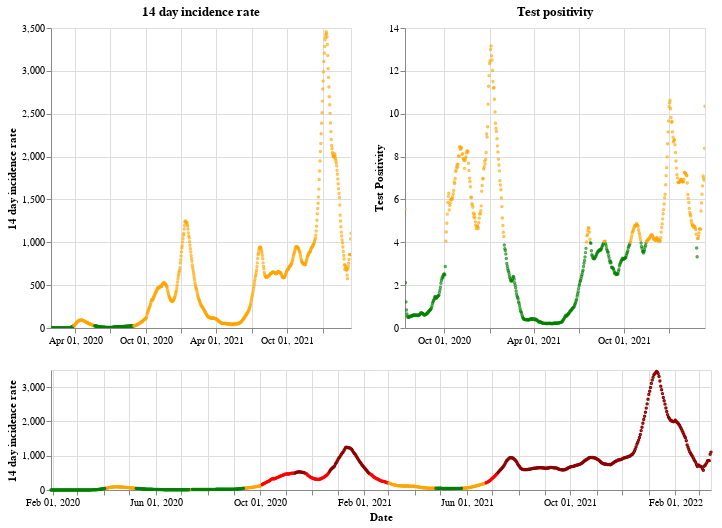

Write notebook code for a chart like this one.
### Markdown cell above
## England

### Code cell
plot_traffic_light('England')

### Figure 1 — Vega-Lite specification as saved in the notebook (floating-point values rounded to 4 significant figures; data arrays with more than 128 entries replaced by an {"elided": "..."} marker saying what was removed)
{"config": {"view": {"continuousWidth": 400, "continuousHeight": 300}}, "vconcat": [{"hconcat": [{"mark": {"type": "point", "size": 2}, "encoding": {"color": {"condition": {"value": "green", "test": "(datum.twoWeeklyCasesRate <= 25)"}, "value": "orange"}, "tooltip": [{"type": "nominal", "field": "areaName"}, {"type": "temporal", "field": "date"}, {"type": "quantitative", "field": "twoWeeklyCasesRate"}, {"type": "quantitative", "field": "testPositivity"}], "x": {"type": "temporal", "axis": {"title": ""}, "field": "date", "scale": {"domain": {"selection": "DateBrush"}}, "timeUnit": "yearmonthdate"}, "y": {"type": "quantitative", "axis": {"title": "14 day incidence rate"}, "field": "twoWeeklyCasesRate"}}, "title": "14 day incidence rate", "width": 300}, {"mark": {"type": "point", "size": 2}, "encoding": {"color": {"condition": {"value": "green", "test": "(datum.testPositivity <= 4)"}, "value": "orange"}, "tooltip": [{"type": "nominal", "field": "areaName"}, {"type": "temporal", "field": "date"}, {"type": "quantitative", "field": "twoWeeklyCasesRate"}, {"type": "quantitative", "field": "testPositivity"}], "x": {"type": "temporal", "axis": {"title": ""}, "field": "date", "scale": {"domain": {"selection": "DateBrush"}}, "timeUnit": "yearmonthdate"}, "y": {"type": "quantitative", "axis": {"title": "Test Positivity"}, "field": "testPositivity"}}, "title": "Test positivity", "width": 300}]}, {"layer": [{"mark": {"type": "point", "size": 2}, "encoding": {"color": {"condition": {"value": "orange", "test": "(((datum.testPositivity < 4) && (datum.twoWeeklyCasesRate >= 50)) && (datum.twoWeeklyCasesRate < 200))"}, "value": "red"}, "opacity": {"condition": {"value": 1, "test": "((datum.twoWeeklyCasesRate >= 50) && (datum.twoWeeklyCasesRate < 500))"}, "value": 0}, "tooltip": [{"type": "nominal", "field": "areaName"}, {"type": "temporal", "field": "date"}, {"type": "quantitative", "field": "twoWeeklyCasesRate"}, {"type": "quantitative", "field": "testPositivity"}], "x": {"type": "temporal", "axis": {"title": "Date"}, "field": "date", "timeUnit": "yearmonthdate"}, "y": {"type": "quantitative", "axis": {"title": "14 day incidence rate"}, "field": "twoWeeklyCasesRate"}}, "selection": {"DateBrush": {"type": "interval", "encodings": ["x"], "fields": ["Time"]}}}, {"mark": {"type": "point", "size": 2}, "encoding": {"color": {"value": "darkred"}, "opacity": {"condition": {"value": 1, "test": "(datum.twoWeeklyCasesRate >= 500)"}, "value": 0}, "tooltip": [{"type": "nominal", "field": "areaName"}, {"type": "temporal", "field": "date"}, {"type": "quantitative", "field": "twoWeeklyCasesRate"}, {"type": "quantitative", "field": "testPositivity"}], "x": {"type": "temporal", "axis": {"title": "Date"}, "field": "date", "timeUnit": "yearmonthdate"}, "y": {"type": "quantitative", "axis": {"title": "14 day incidence rate"}, "field": "twoWeeklyCasesRate"}}}, {"mark": {"type": "point", "size": 2}, "encoding": {"color": {"condition": {"value": "green", "test": "((datum.testPositivity < 4) && (datum.twoWeeklyCasesRate < 50))"}, "value": "orange"}, "opacity": {"condition": {"value": 1, "test": "(datum.twoWeeklyCasesRate < 50)"}, "value": 0}, "tooltip": [{"type": "nominal", "field": "areaName"}, {"type": "temporal", "field": "date"}, {"type": "quantitative", "field": "twoWeeklyCasesRate"}, {"type": "quantitative", "field": "testPositivity"}], "x": {"type": "temporal", "axis": {"title": "Date"}, "field": "date", "timeUnit": "yearmonthdate"}, "y": {"type": "quantitative", "axis": {"title": "14 day incidence rate"}, "field": "twoWeeklyCasesRate"}}}], "height": 120, "width": 660}], "data": {"name": "data-07a7aab6974d3f4da88ad68bd0d72e46"}, "$schema": "https://vega.github.io/schema/vega-lite/v4.8.1.json", "datasets": {"data-07a7aab6974d3f4da88ad68bd0d72e46": {"elided": "776 records"}}}
